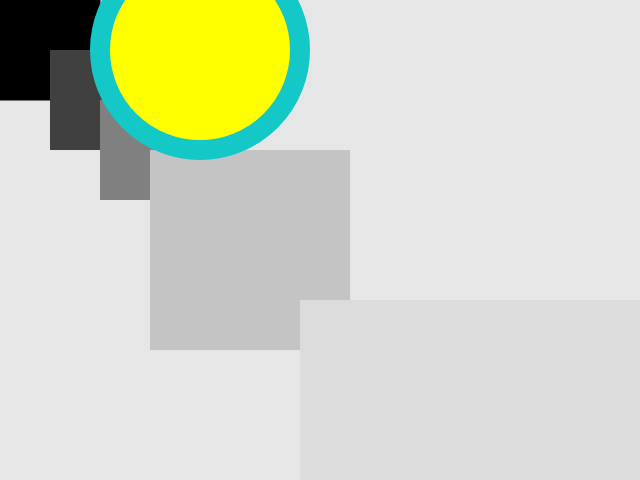
Frame 1 (no input)
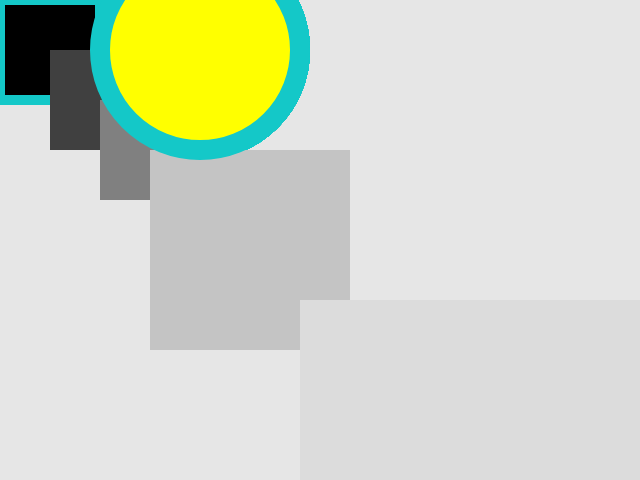
Frame 60 (no input)
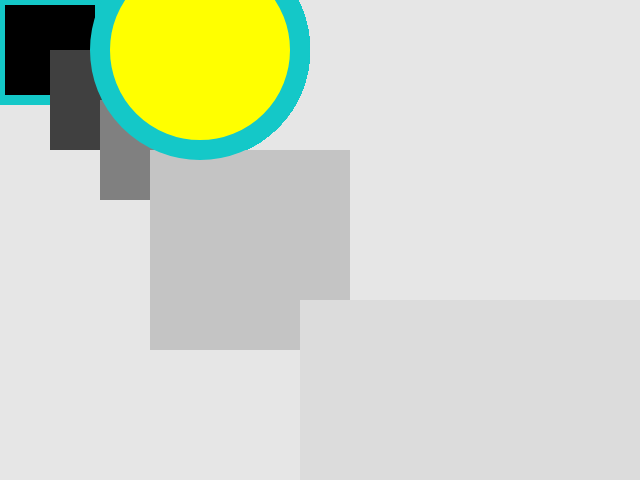
Frame 120 (the mouse pressed at the canvas centre since frame 60)

The p5.js sketch that drew these frames (run headless with seeded random() and noise() and a simulated clock; from frame 60 on, the mouse is pressed at the canvas centre):

// p5.js sketch
// ── sketch.js
function setup() {
  createCanvas(640, 480); 
  background(230);    
  // noStroke();              
}

function draw(){
    fill(0); 
    rect(0, 0, 100, 100); // x, y, w, h
    
    
    stroke(20, 200, 200);  // r, g, b 
strokeWeight(0);      // Width of stroke
fill(200, 20, 200);    // r, g, b
    fill(64);
		rect(50, 50, 100, 100); 

		fill(128)
		rect(100, 100, 100, 100);
		
		fill(196);
		rect(150, 150, 200, 200);

		fill(220)
		rect(300, 300, 400, 400); 

   strokeWeight(20)
    fill (255, 255, 0) //r, g, b
   circle(200, 50, 200)

   strokeWeight (10)
   fill(0, 255, 0)
}
